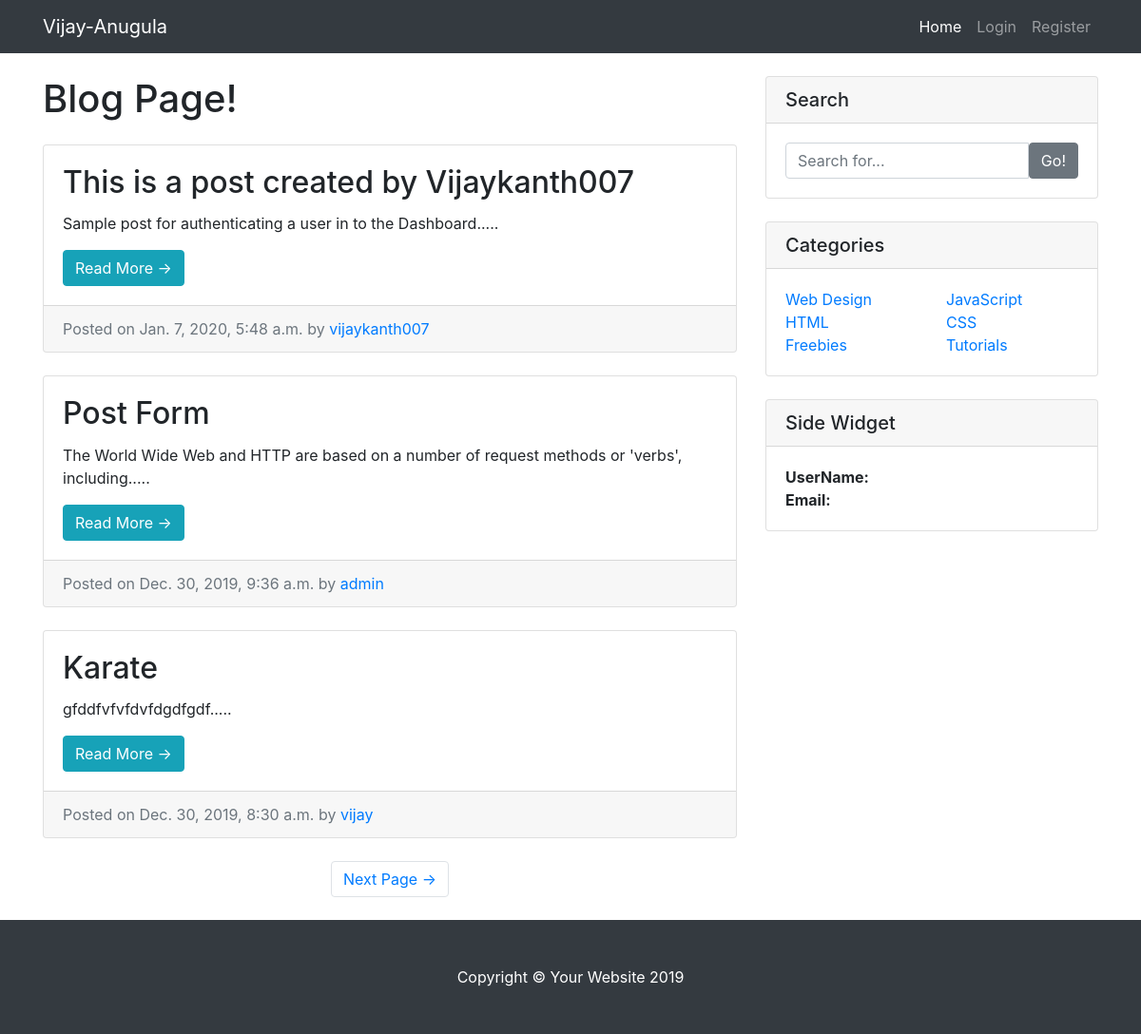
The page / on the database its author committed.
### myapp/models.py (models this page shows, shortened)
class Entry(models.Model):
    title = models.CharField(max_length=100)
    body = models.TextField()
    date = models.DateTimeField(auto_now_add=True)
    author = models.ForeignKey(User, on_delete=models.CASCADE)
    def get_body(self):
        return self.body[:90] + '.....'

### myapp/views.py (the view)
# urls.py: path('',HomeView.as_view(), name='home'),
class HomeView(ListView):
    model = Entry
    template_name = 'list.html'
    ordering = ['-date']
    paginate_by = 3
    context_object_name = 'object'

### templates/list.html (shortened to what this page needs)
{% extends 'base.html' %}
{% block content %}
<div class="container">
    <div class="row">
        <div class="col-md-8">
            <h1 class="my-4">Blog Page!
            </h1>
            {% for data in object %}
            <div class="card mb-4">
                <div class="card-body">
                    <h2 class="card-title">{{data.title}}</h2>
                    <p class="card-text">{{data.get_body}}</p>
                    <a href="{% url 'myapp:detail' data.pk %}" class="btn btn-info">Read More &rarr;</a>
                </div>
                <div class="card-footer text-muted">
                    Posted on {{data.date}} by
                    <a href="#">{{data.author}}</a>
                </div>
            </div>
            {% endfor %}
            {% if is_paginated %}
            <ul class="pagination justify-content-center mb-4">
                {% if page_obj.has_next %}
                <li class="page-item">
                    <a class="page-link" href="?page={{ page_obj.next_page_number}}">Next Page &rarr;</a>
                </li>
                {% endif %}
            </ul>
            {% endif %}
        </div>
        <div class="col-md-4">
            <div class="card my-4">
                <h5 class="card-header">Search</h5>
                <div class="card-body">
                    <div class="input-group">
                        <input type="text" name="q" class="form-control" placeholder="Search for...">
                        <span class="input-group-btn">
                <button  class="btn btn-secondary" type="submit">Go!</button>
              </span>
                    </div>
                </div>
            </div>
            <div class="card my-4">
                <h5 class="card-header">Categories</h5>
                <div class="card-body">
                    <div class="row">
                        <div class="col-lg-6">
                            <ul class="list-unstyled mb-0">
                                <li>
                                    <a href="#">Web Design</a>
                                </li>
                                <li>
                                    <a href="#">HTML</a>
                                </li>
                                <li>
                                    <a href="#">Freebies</a>
                                </li>
                            </ul>
                        </div>
                        <div class="col-lg-6">
                            <ul class="list-unstyled mb-0">
                                <li>
                                    <a href="#">JavaScript</a>
                                </li>
                                <li>
                                    <a href="#">CSS</a>
                                </li>
                                <li>
                                    <a href="#">Tutorials</a>
                                </li>
                            </ul>
                        </div>
                    </div>
                </div>
            </div>
            <div class="card my-4">
                <h5 class="card-header">Side Widget</h5>
                <div class="card-body">
                  <strong> UserName: {{ user.username}} </strong> <br/>
                    <strong>Email: {{ user.email }}</strong>
                </div>
            </div>
        </div>
    </div>
</div>
{% endblock %}

### templates/base.html (shortened to what this page needs)
{% load static %}
<!DOCTYPE html>
<html lang="en">
<head>
  <link href="{% static 'vendor/bootstrap/css/bootstrap.min.css' %}" rel="stylesheet">
  <link href="{% static 'css/blog-home.css' %}" rel="stylesheet">
</head>
<body>
  {% include 'nav.html' %}
  {% block content %}
  {% endblock %}
  <footer class="py-5 bg-dark">
    <div class="container">
      <p class="m-0 text-center text-white">Copyright &copy; Your Website 2019</p>
    </div>
  </footer>
</body>
</html>

### templates/nav.html (shortened to what this page needs)
<nav class="navbar navbar-expand-lg navbar-dark bg-dark fixed-top">
    <div class="container">
        <a class="navbar-brand" href="{% url 'myapp:home' %}">Vijay-Anugula</a>
        <div class="collapse navbar-collapse" id="navbarResponsive">
            <ul class="navbar-nav ml-auto">
                <li class="nav-item active">
                    <a class="nav-link" href="{% url 'myapp:home' %}">Home
                    </a>
                </li>
                {% if request.user.is_authenticated %}
                <li class="nav-item">
                    <a class="nav-link" href="{% url 'myapp:create' %}">Create Post</a>
                </li>
                <li class="nav-item">
                    <a class="nav-link" href="{% url 'accounts:logout' %}">Logout</a>
                </li>
                {% else %}
                <li class="nav-item">
                    <a class="nav-link" href="{% url 'accounts:login' %}">Login</a>
                </li>
                <li class="nav-item">
                    <a class="nav-link" href="{% url 'accounts:register' %}">Register</a>
                </li>
                {% endif %}
            </ul>
        </div>
    </div>
</nav>

### static/css/blog-home.css (style rules this page uses)
body { padding-top: 56px; }

### rows shown on the page
Entry: title "This is a post created by Vijaykanth007", get_body "Sample post for authenticating a user in to the Dashboard.....", date "Jan. 7, 2020, 5:48 a.m.", author "vijaykanth007"
Entry: title "Post Form", get_body "The World Wide Web and HTTP are based on a number of request methods or 'verbs', including.....", date "Dec. 30, 2019, 9:36 a.m.", author "admin"
Entry: title "Karate", get_body "gfddfvfvfdvfdgdfgdf.....", date "Dec. 30, 2019, 8:30 a.m.", author "vijay"
